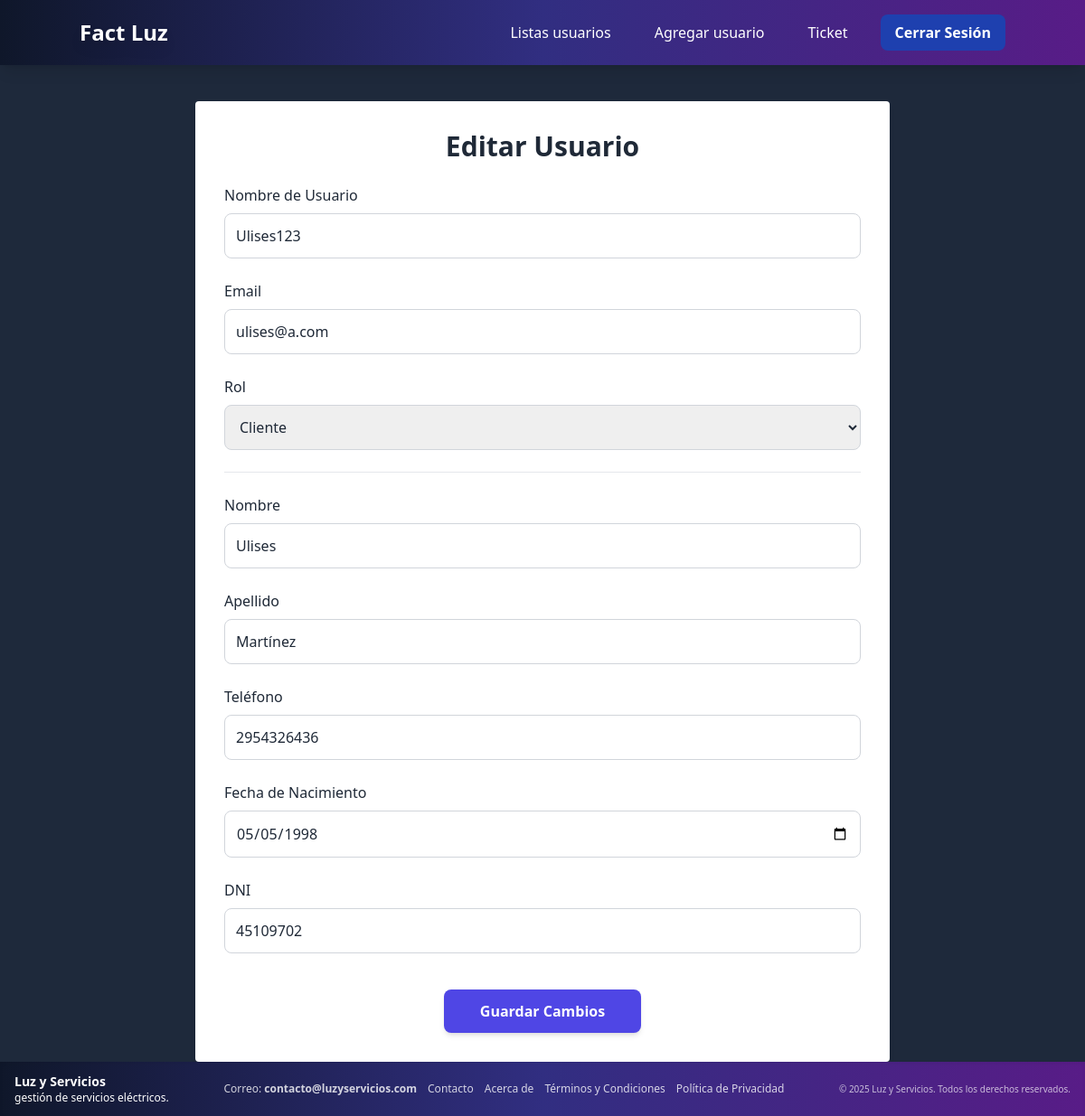
/index.php?ruta=editar_usuario&id=3 (signed in), run on the app's committed database.
### tables this page shows
CREATE TABLE `usuario` (
  `id` int(11) NOT NULL,
  `nombreUsuario` varchar(100) DEFAULT NULL,
  `email` varchar(100) NOT NULL,
  `password` varchar(255) NOT NULL,
  `rol` varchar(20) NOT NULL,
  `activo` tinyint(1) NOT NULL DEFAULT 1
);

CREATE TABLE `cliente` (
  `id` int(11) NOT NULL,
  `nombre` varchar(100) NOT NULL,
  `apellido` varchar(100) NOT NULL,
  `telefono` varchar(20) NOT NULL,
  `fecha_nacimiento` date NOT NULL,
  `saldo` decimal(10,2) NOT NULL,
  `consumo_luz` int(11) NOT NULL,
  `dni` int(15) NOT NULL,
  `usuario_id` int(11) NOT NULL
);

### controlador/template_controler.php (called while the page is built)
<?php
class TemplateController {
    public function GetTemplate(): void {
        include "vistas/template.php";
    }
    public function Getheader(): void {
        include "vistas/header.php";
    }
      public function GetFooter(): void {
        include "vistas/footer.php";
    }
}
?>

### index.php (called while the page is built, shortened)
<?php
require_once "controlador/template_controler.php";
$template = new TemplateController();
$template->GetHeader();
$template->GetTemplate();
?>

### vistas/modulos/editar_usuario.php (the view, shortened to what this page needs)
<?php
$usuario_id = $_GET['id'] ?? null;
$conexion = Conexion::conectar();
$stmt = $conexion->prepare("SELECT * FROM usuario WHERE id = ?");
$stmt->execute([$usuario_id]);
$usuario = $stmt->fetch(PDO::FETCH_ASSOC);
$stmtCliente = $conexion->prepare("SELECT * FROM cliente WHERE usuario_id = ?");
$stmtCliente->execute([$usuario_id]);
$cliente = $stmtCliente->fetch(PDO::FETCH_ASSOC);
?>
<main class="flex-grow pt-28 px-4">
  <div class="p-8 max-w-3xl mx-auto bg-white rounded shadow-md">
    <h1 class="text-3xl font-bold mb-6 text-center text-gray-800">Editar Usuario</h1>
    <form method="post" class="space-y-6 text-gray-800">
      <div>
        <label class="block mb-2 font-medium">Nombre de Usuario</label>
        <input type="text" name="nombreUsuario" required pattern="[a-zA-Z0-9_]+" value="<?= htmlspecialchars($usuario['nombreUsuario']) ?>" class="w-full p-3 border border-gray-300 rounded-lg" />
      </div>
      <div>
        <label class="block mb-2 font-medium">Email</label>
        <input type="email" name="email" required value="<?= htmlspecialchars($usuario['email']) ?>" class="w-full p-3 border border-gray-300 rounded-lg" />
      </div>
      <div>
        <label class="block mb-2 font-medium">Rol</label>
        <select name="rol" required class="w-full p-3 border border-gray-300 rounded-lg">
          <option value="cliente" <?= $usuario['rol'] === 'cliente' ? 'selected' : '' ?>>Cliente</option>
        </select>
      </div>
      <hr class="my-6">
      <div>
        <label class="block mb-2 font-medium">Nombre</label>
        <input type="text" name="nombre" required value="<?= htmlspecialchars($cliente['nombre']) ?>" class="w-full p-3 border border-gray-300 rounded-lg" />
      </div>
      <div>
        <label class="block mb-2 font-medium">Apellido</label>
        <input type="text" name="apellido" required value="<?= htmlspecialchars($cliente['apellido']) ?>" class="w-full p-3 border border-gray-300 rounded-lg" />
      </div>
      <div>
        <label class="block mb-2 font-medium">Teléfono</label>
        <input type="text" name="telefono" required value="<?= htmlspecialchars($cliente['telefono']) ?>" class="w-full p-3 border border-gray-300 rounded-lg" />
      </div>
      <div>
        <label class="block mb-2 font-medium">Fecha de Nacimiento</label>
        <input type="date" name="fecha_nacimiento" required value="<?= htmlspecialchars($cliente['fecha_nacimiento']) ?>" class="w-full p-3 border border-gray-300 rounded-lg" />
      </div>
      <div>
        <label class="block mb-2 font-medium">DNI</label>
        <input type="text" name="dni" required value="<?= htmlspecialchars($cliente['dni']) ?>" class="w-full p-3 border border-gray-300 rounded-lg" />
      </div>
      <div class="text-center pt-4">
        <button type="submit" class="bg-indigo-600 text-white font-semibold px-10 py-3 rounded-lg shadow-md hover:bg-indigo-700">
          Guardar Cambios
        </button>
      </div>
    </form>
  </div>
</main>

### data on the page
usuario: nombreUsuario "Ulises123", email "ulises@a.com", rol "Cliente"
cliente: nombre "Ulises", apellido "Martínez", telefono "2954326436", fecha_nacimiento "05/05/1998", dni "45109702"
